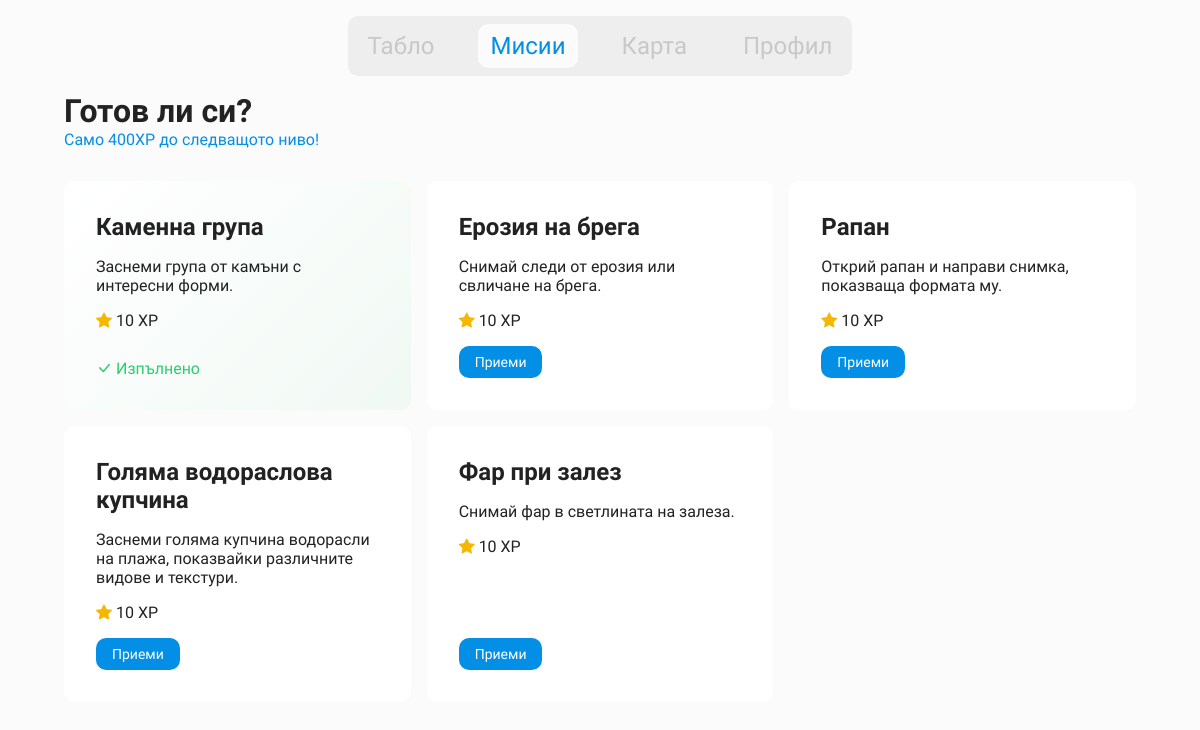
Page /tasks/ (signed in) on the earlier database version.
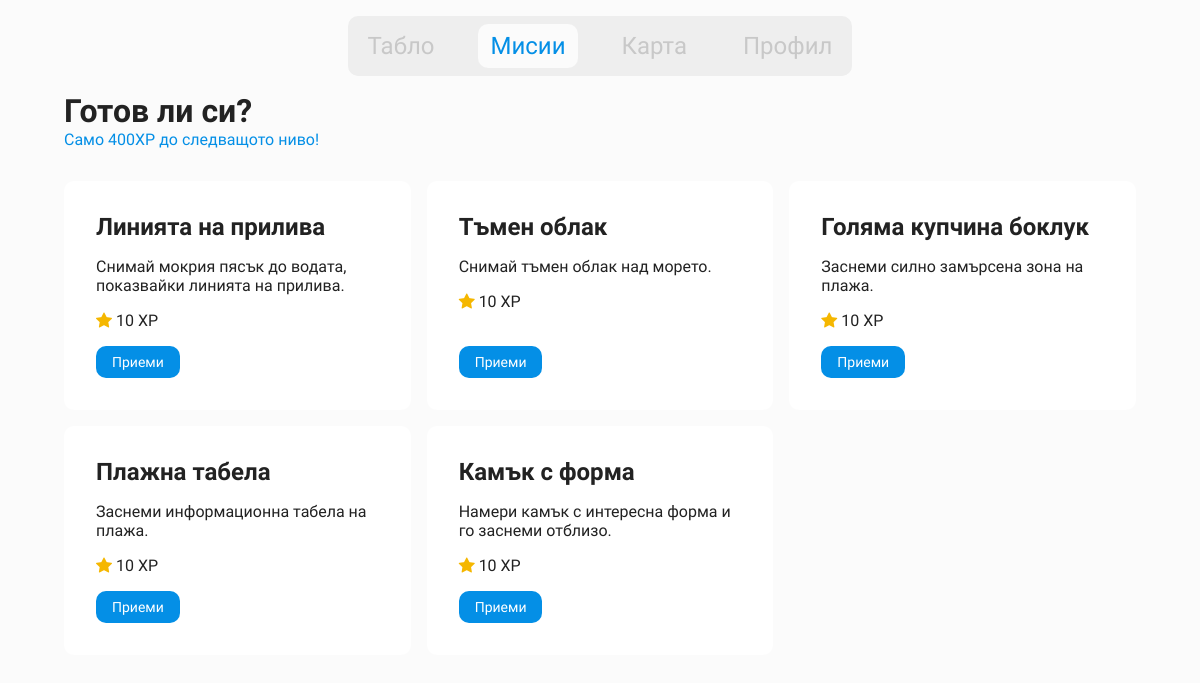
Same page on the later database version.
### beaches/models.py (models this page shows, shortened)
class Task(models.Model):
    DIFFICULTY_CHOICES = [
        ('easy', 'Easy'),
        ('medium', 'Medium'),
        ('hard', 'Hard'),
    ]
    CATEGORY_CHOICES = [
        ('clean', 'Погрижи се природата'),
        ('photo', 'Снимай'),
        ('observe', 'Научи за фауната'),
    ]
    title = models.CharField(max_length=200, default="Task")
    description = models.TextField(max_length=100, null=True)
    user_desc = models.TextField(max_length=1000, null=True)
    difficulty = models.CharField(max_length=10, choices=DIFFICULTY_CHOICES, default="easy")
    category = models.CharField(max_length=20, choices=CATEGORY_CHOICES, default="photo")
    date_assigned = models.DateField(null=True, blank=True)
    reward = models.PositiveIntegerField(default=10)
    is_daily = models.BooleanField(default=False)
    icon = models.CharField(null=True, blank=True, default="bi bi-bullseye")

### beaches/views.py (the view)
# urls.py: path("tasks/", views.tasks_view, name="tasks"),
@login_required
def tasks_view(request):
    profile = models.UserProfile.objects.get(user=request.user)
    all_tasks = models.Task.objects.all()
    accepted_tasks = models.AcceptedTask.objects.filter(
        user_profile=profile, status='accepted'
    )
    completed_tasks = models.AcceptedTask.objects.filter(
        user_profile=profile, status='completed'
    )
    xp_to_next_level = profile.xp_for_next_level - profile.xp
    context = {
        "tasks": all_tasks,
        "accepted_ids": list(accepted_tasks.values_list("task_id", flat=True)),
        "completed_ids": list(completed_tasks.values_list("task_id", flat=True)),
        "xp_to_next_level": xp_to_next_level,
        "current_xp": profile.xp,
        "current_level": profile.level,
        "xp_next": profile.xp_for_next_level,
    }
    return render(request, "app/gamification/tasks.html", context)

### beaches/models.py (called while the page is built)
    @property
    def level(self):
        return max(1, int(0.1 * math.sqrt(self.xp)))

    @property
    def xp_for_next_level(self):
        next_level = self.level + 1
        return int((next_level / 0.1) ** 2)

### beaches/templates/app/gamification/tasks.html (shortened to what this page needs)
{% load static %}
{% load widget_tweaks %}
<!DOCTYPE html>
<html lang="en">
<head>
    <link rel="stylesheet" href="{% static 'alert.css' %}">
    <link rel="stylesheet" href="{% static 'nav.css' %}">
    <link rel="stylesheet" href="{% static 'tasks.css' %}">
    <link rel="stylesheet" href="https://cdn.jsdelivr.net/npm/bootstrap-icons@1.13.1/font/bootstrap-icons.min.css">
</head>
<body>
    {% include 'app/components/navbar.html' %}
    <h1>Готов ли си?</h1>
    <p class="xp-next">Само {{ xp_next }}XP до следващото ниво!</p>
    <div class="task-wrapper">
        {% for task in tasks %}
            <div class="task {% if task.id in completed_ids %} completed {% endif %}">
                <h2 class="task-title">{{ task.title }}</h2>
                <p class="task-desc">{{ task.user_desc }}</p>
                <p class="task-reward"><i class="bi bi-star-fill"></i> {{ task.reward }} XP</p>
                {% if task.id in completed_ids %}
                    <p class="text-green"><i class="bi bi-check-lg"></i> Изпълнено</p>
                {% else %}
                    <form action="{% url 'accept_task' task.id %}" method="POST" class="mt-3">
                        <button class="btn-primary">Приеми</button>
                    </form>
                {% endif %}
            </div>
        {% empty %}
            <p>Нямате мисии...</p>
        {% endfor %}
    </div>
</body>
</html>

Differences in the rows shown:
removed Task: title "Каменна група", user_desc "Заснеми група от камъни с интересни форми.", reward "10", shows "Изпълнено"
removed Task: title "Ерозия на брега", user_desc "Снимай следи от ерозия или свличане на брега.", reward "10", shows "Приеми"
removed Task: title "Рапан", user_desc "Открий рапан и направи снимка, показваща формата му.", reward "10", shows "Приеми"
removed Task: title "Голяма водораслова купчина", user_desc "Заснеми голяма купчина водорасли на плажа, показвайки различните видове и текстури.", reward "10", shows "Приеми"
removed Task: title "Фар при залез", user_desc "Снимай фар в светлината на залеза.", reward "10", shows "Приеми"
added Task: title "Линията на прилива", user_desc "Снимай мокрия пясък до водата, показвайки линията на прилива.", reward "10", shows "Приеми"
added Task: title "Тъмен облак", user_desc "Снимай тъмен облак над морето.", reward "10", shows "Приеми"
added Task: title "Голяма купчина боклук", user_desc "Заснеми силно замърсена зона на плажа.", reward "10", shows "Приеми"
added Task: title "Плажна табела", user_desc "Заснеми информационна табела на плажа.", reward "10", shows "Приеми"
added Task: title "Камък с форма", user_desc "Намери камък с интересна форма и го заснеми отблизо.", reward "10", shows "Приеми"
